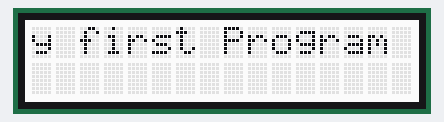
The sketch below on a simulated Arduino Uno, built with avr-gcc and run on an emulated ATmega328P. Shown: 16×2 character LCD.

Above: at 2.15 s.
At 3.21 s:
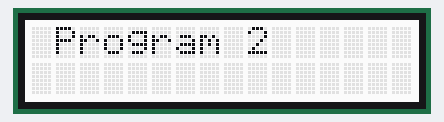
At 4.26 s:
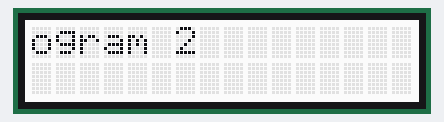
At 6.38 s:
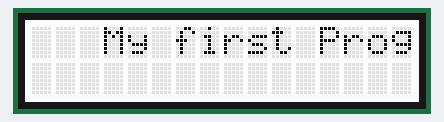
At 8.49 s:
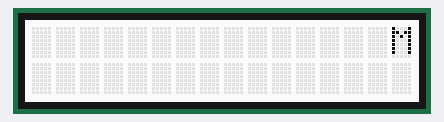
At 10.7 s:
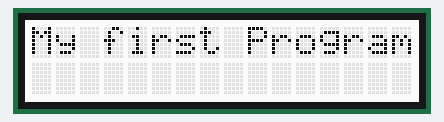

The sketch:

Example3.ino
```cpp
// Initial Program for GitHub

#include <Wire.h>
#include "rgb_lcd.h"

rgb_lcd lcd;

void setup() {
  // put your setup code here, to run once:
  // put your setup code here, to run once:
  // Some Code
  lcd.begin(16, 2);
  lcd.print("My first Program 2");
  delay(2000);


}

void loop() {
  // put your main code here, to run repeatedly:
for (int positionCounter = 0; positionCounter < 13; positionCounter++) {
        // scroll one position left:
        lcd.scrollDisplayLeft();
        // wait a bit:
        delay(150);
    }

    for (int positionCounter = 0; positionCounter < 29; positionCounter++) {
        // scroll one position right:
        lcd.scrollDisplayRight();
        // wait a bit:
        delay(150);
    }


    for (int positionCounter = 0; positionCounter < 16; positionCounter++) {
        // scroll one position left:
        lcd.scrollDisplayLeft();
        // wait a bit:
        delay(150);
    }
    delay(1000);
}
```

Measured:
- by itself, everything shown: repeats every 9.8 s, in 58 steps
- what the display in image 5 shows lasts 1.1 s, from 10.7 s to 11.8 s
